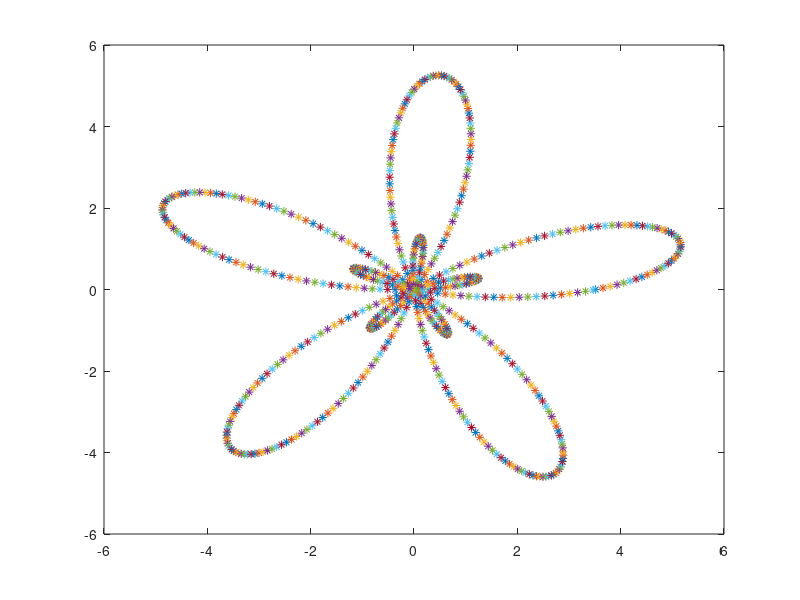

Here is the MATLAB script that generated this plot:
x0=0;y0=0;xA=10;yA=10;
l1=3,l2=3,pi=3.1416;xA=10;yA=10;xB=30;yB=30;
axis([-15 15 -15 15]);
for t=0:0.01:2*pi
    r=2+(-3.28)*sin((-5)*t-0.48)
    x=r*cos(t)
    y=r*sin(t)
    c=(x^2+y^2-l1^2-l2^2)/(2*l1*l2);
    s=sqrt(abs(1-c^2));
    d=atan2(s,c);
    C2=x*(l1*cos(d)+l2)+y*(l1*sin(d));
    S2=y*(l2+l1*cos(d))-x*(l1*sin(d));
    t2=atan2(S2,C2);
    C1=(x-l2*cos(t2))/l1
    S1=(y-l2*sin(t2))/l1
    t1=atan2(S1,C1);
    plot(x,y,'*');
    xM=l1*cos(t1);
    yM=l1*sin(t1);
    a=line([x0 xM],[y0 yM],'color','red');
    b=line([xM x],[yM y],'color','blue');
    pause(0.01);
    delete(a)
    delete(b)
    hold on
end